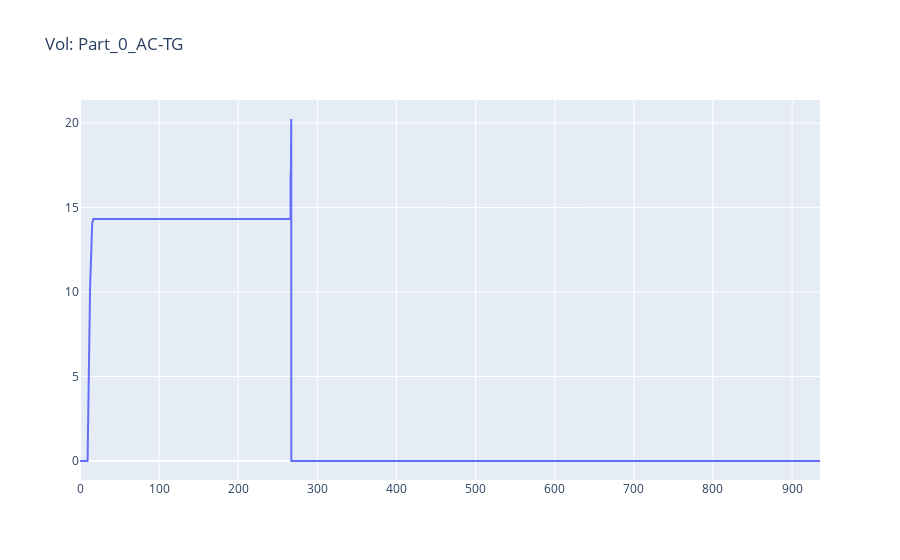
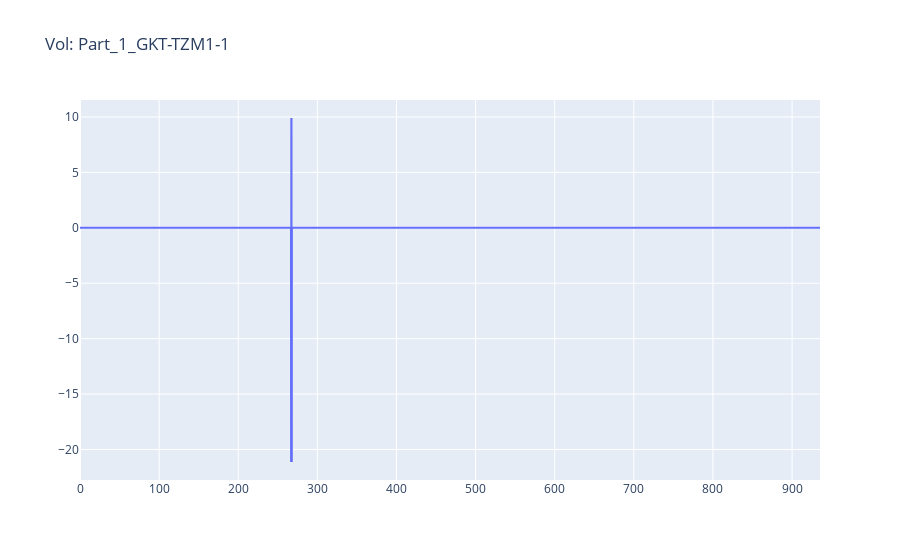
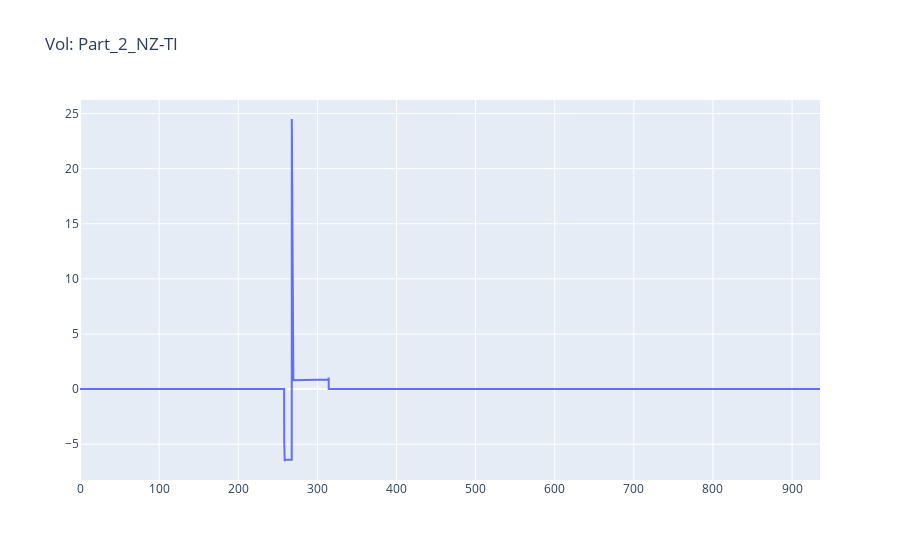
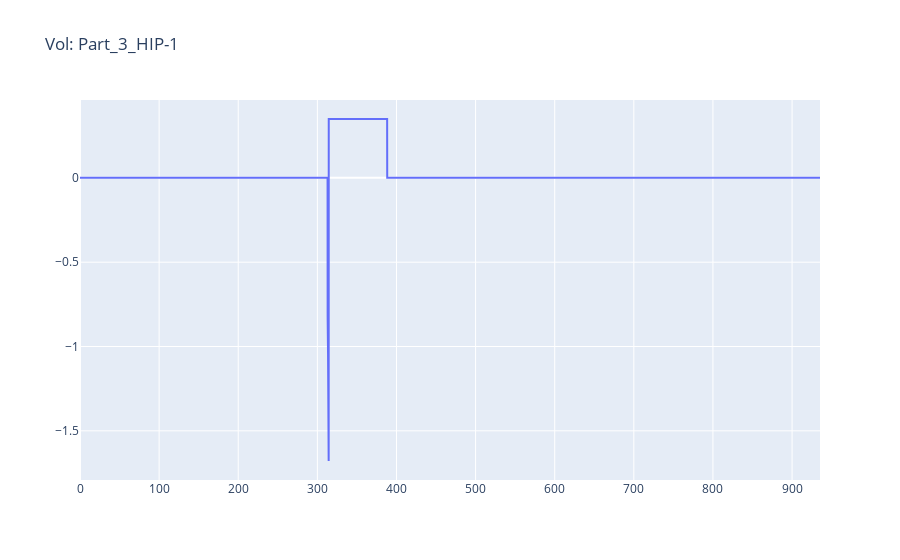

Notebook code for these charts, in order:
### Code cell
# --- MAIN GUI ---
window=tk.Tk(); window.title("MoleGrapher 1.4.0"); window.geometry("500x580") # Updated title/size
graphLabel = tk.Label(window, text = "Press 'Generate Graph' or 'Import...' to begin.", width = 100, anchor=W); graphLabel.grid(row=1, column=1, columnspan=5, sticky=W)

# Row 11: File Browsing/Import
importPlotButton = tk.Button(window, text="Import Plot CSV", command=import_data, anchor=W); importPlotButton.grid(row=11, column=1, sticky=W)
importTempButton = tk.Button(window, text="Import Temp CSV", command=import_temp_profile_viewer, anchor=W); importTempButton.grid(row=11, column=2, sticky=W)
fileBrowseButton = tk.Button(window, text="Browse Data...", command=lambda: browseFiles(), anchor=W); fileBrowseButton.grid(row=11, column=3, sticky=W)
fileLabel = tk.Label(window, text="Data: (Not Selected)", width=40, anchor=W); fileLabel.grid(row=11, column=4, columnspan=2, sticky=W)

# Row 12: Temp Profile / Interpolation
interpolate_temps_var = tk.BooleanVar(value=False); interpolateCheckbox = tk.Checkbutton(window, text="Interpolate Temps (No CSV)", variable=interpolate_temps_var, command=toggle_temp_file_selection, anchor=W); interpolateCheckbox.grid(row=12, column=1, sticky=W)
tempLabel = tk.Label(window, text="Temp Profile: (Select via Browse)", width=100, anchor=W); tempLabel.grid(row=12, column=2, columnspan=5, sticky=W)

# Rows 13-16: Geometry Files
layoutLabel = tk.Label(window, text="Layout: (Not Selected)", width=100, anchor=W); layoutLabel.grid(row=13, column=2, columnspan=5, sticky=W)
matingLabel = tk.Label(window, text="Mating Table: (Not Selected)", width=100, anchor=W); matingLabel.grid(row=14, column=2, columnspan=5, sticky=W)
furLabel = tk.Label(window, text="MLD-FUR: (Not Selected)", width=100, anchor=W); furLabel.grid(row=15, column=2, columnspan=5, sticky=W)
hpsLabel = tk.Label(window, text="MLD-HPS: (Not Selected)", width=100, anchor=W); hpsLabel.grid(row=16, column=2, columnspan=5, sticky=W)

# Rows 17-19: Parameters
zCutoffLabel = tk.Label(window, text="Z-Temp Cutoff (mm):", width=25, anchor=W); zCutoffLabel.grid(row=17, column=1, sticky=W)
z_temp_cutoff_var = tk.StringVar(value=''); zCutoffEntry = tk.Entry(window, textvariable=z_temp_cutoff_var, width=20); zCutoffEntry.grid(row=17, column=2, sticky=W)
zOffsetLabel = tk.Label(window, text="Z-Offset (mm):", width=25, anchor=W); zOffsetLabel.grid(row=18, column=1, sticky=W)
z_offset_var = tk.StringVar(value=''); zOffsetEntry = tk.Entry(window, textvariable=z_offset_var, width=20); zOffsetEntry.grid(row=18, column=2, sticky=W)
pCalcStartTimeLabel = tk.Label(window, text="P_calc Start Time (Hours):", width=25, anchor=W); pCalcStartTimeLabel.grid(row=19, column=1, sticky=W)
p_calc_start_time_var = tk.StringVar(value=''); pCalcStartTimeEntry = tk.Entry(window, textvariable=p_calc_start_time_var, width=20); pCalcStartTimeEntry.grid(row=19, column=2, sticky=W)

# --- NEW: Row 20-21: Uncertainty Inputs ---
sigmaPLabel = tk.Label(window, text=r"$\sigma_P$ (% Error):", width=25, anchor=W); sigmaPLabel.grid(row=20, column=1, sticky=W)
sigma_p_var = tk.StringVar(value='0.25'); sigmaPEntry = tk.Entry(window, textvariable=sigma_p_var, width=10); sigmaPEntry.grid(row=20, column=2, sticky=W)
sigmaVLabel = tk.Label(window, text=r"$\sigma_V$ (% Error):", width=25, anchor=W); sigmaVLabel.grid(row=21, column=1, sticky=W)
sigma_v_var = tk.StringVar(value='5.0'); sigmaVEntry = tk.Entry(window, textvariable=sigma_v_var, width=10); sigmaVEntry.grid(row=21, column=2, sticky=W)
sigmaTLabel = tk.Label(window, text=r"$\sigma_T$ (K Error):", width=25, anchor=W); sigmaTLabel.grid(row=21, column=3, sticky=W)
sigma_t_var = tk.StringVar(value='2.2'); sigmaTEntry = tk.Entry(window, textvariable=sigma_t_var, width=10); sigmaTEntry.grid(row=21, column=4, sticky=W)
# --- END NEW ---

# Row 22: Action Buttons
graphButton=tk.Button(window, text="Generate Graph", command=lambda: processData(), anchor=W); graphButton.grid(row=22, column=1, sticky=W)
tempViewButton=tk.Button(window, text="View Temp Profiles", command=open_temp_viewer, anchor=W, state='disabled'); tempViewButton.grid(row=22, column=2, sticky=W)
exportPlotButton=tk.Button(window, text="Export Plot Data", command=export_plot_data, anchor=W, state='disabled'); exportPlotButton.grid(row=22, column=3, sticky=W)
exportTempButton = tk.Button(window, text="Export Temp Profiles", command=export_temp_profiles, anchor=W, state='disabled'); exportTempButton.grid(row=22, column=4, sticky=W, padx=5)

# Row 23-25: Fit Controls
fitStartLabel = tk.Label(window, text="Fit Start Time (Hours):", width=25, anchor=W); fitStartLabel.grid(row=23, column=1, sticky=W)
fit_start_time_var = tk.StringVar(value=''); fitStartEntry = tk.Entry(window, textvariable=fit_start_time_var, width=10); fitStartEntry.grid(row=23, column=2, sticky=W)
fitEndLabel = tk.Label(window, text="Fit End Time (Hours):", width=25, anchor=W); fitEndLabel.grid(row=24, column=1, sticky=W)
fit_end_time_var = tk.StringVar(value=''); fitEndEntry = tk.Entry(window, textvariable=fit_end_time_var, width=10); fitEndEntry.grid(row=24, column=2, sticky=W)
calculateFitButton = tk.Button(window, text="Calculate Fit", command=calculate_exponential_fit, anchor=W, state='disabled'); calculateFitButton.grid(row=23, column=3, sticky=W, rowspan=2)
fit_results_label = tk.Label(window, text="", width=100, anchor=W, height=2, justify=LEFT); fit_results_label.grid(row=25, column=1, columnspan=5, sticky=W) # Updated label

# Row 26: Progress Bars
fileProgress = Progressbar(window, orient = HORIZONTAL, length = 100, mode = 'determinate'); fileProgress.grid(row=26, column=4, sticky=E, padx=5)
graphProgress = Progressbar(window, orient = HORIZONTAL, length = 200, mode = 'determinate'); graphProgress.grid(row=26, column=2, columnspan=2, sticky=W)

window.attributes('-topmost', False)
window.mainloop()

### Figure 1 — Plotly figure (JSON) as saved in the notebook; plotly's stock layout.template omitted (floating-point values rounded to 4 significant figures; data arrays with more than 128 entries replaced by an {"elided": "..."} marker saying what was removed)
{"data": [{"type": "scatter", "x": {"elided": "9354 float values"}, "y": {"elided": "9354 float values"}}], "layout": {"title": {"text": "Vol: Part_0_AC-TG"}}}

### Figure 2 — Plotly figure (JSON) as saved in the notebook; plotly's stock layout.template omitted (floating-point values rounded to 4 significant figures; data arrays with more than 128 entries replaced by an {"elided": "..."} marker saying what was removed)
{"data": [{"type": "scatter", "x": {"elided": "9354 float values"}, "y": {"elided": "9354 float values"}}], "layout": {"title": {"text": "Vol: Part_1_GKT-TZM1-1"}}}

### Figure 3 — Plotly figure (JSON) as saved in the notebook; plotly's stock layout.template omitted (floating-point values rounded to 4 significant figures; data arrays with more than 128 entries replaced by an {"elided": "..."} marker saying what was removed)
{"data": [{"type": "scatter", "x": {"elided": "9354 float values"}, "y": {"elided": "9354 float values"}}], "layout": {"title": {"text": "Vol: Part_2_NZ-TI"}}}

### Figure 4 — Plotly figure (JSON) as saved in the notebook; plotly's stock layout.template omitted (floating-point values rounded to 4 significant figures; data arrays with more than 128 entries replaced by an {"elided": "..."} marker saying what was removed)
{"data": [{"type": "scatter", "x": {"elided": "9354 float values"}, "y": {"elided": "9354 float values"}}], "layout": {"title": {"text": "Vol: Part_3_HIP-1"}}}
